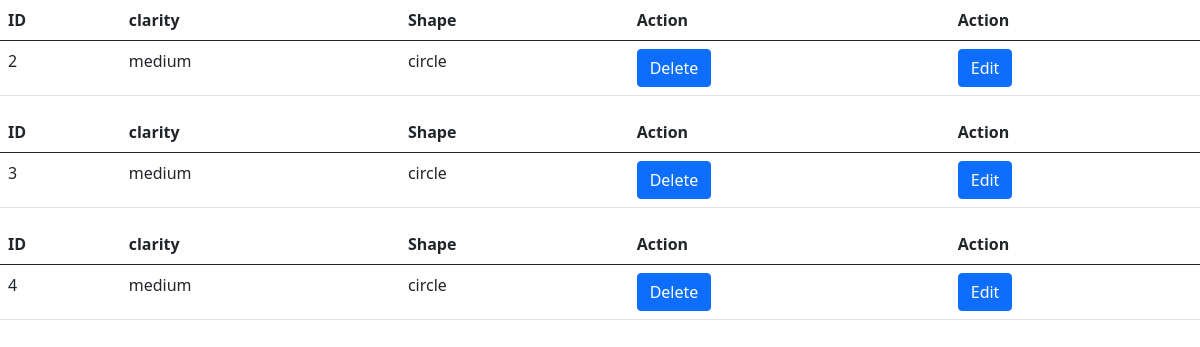
Page /showd (signed in) on the earlier database version.
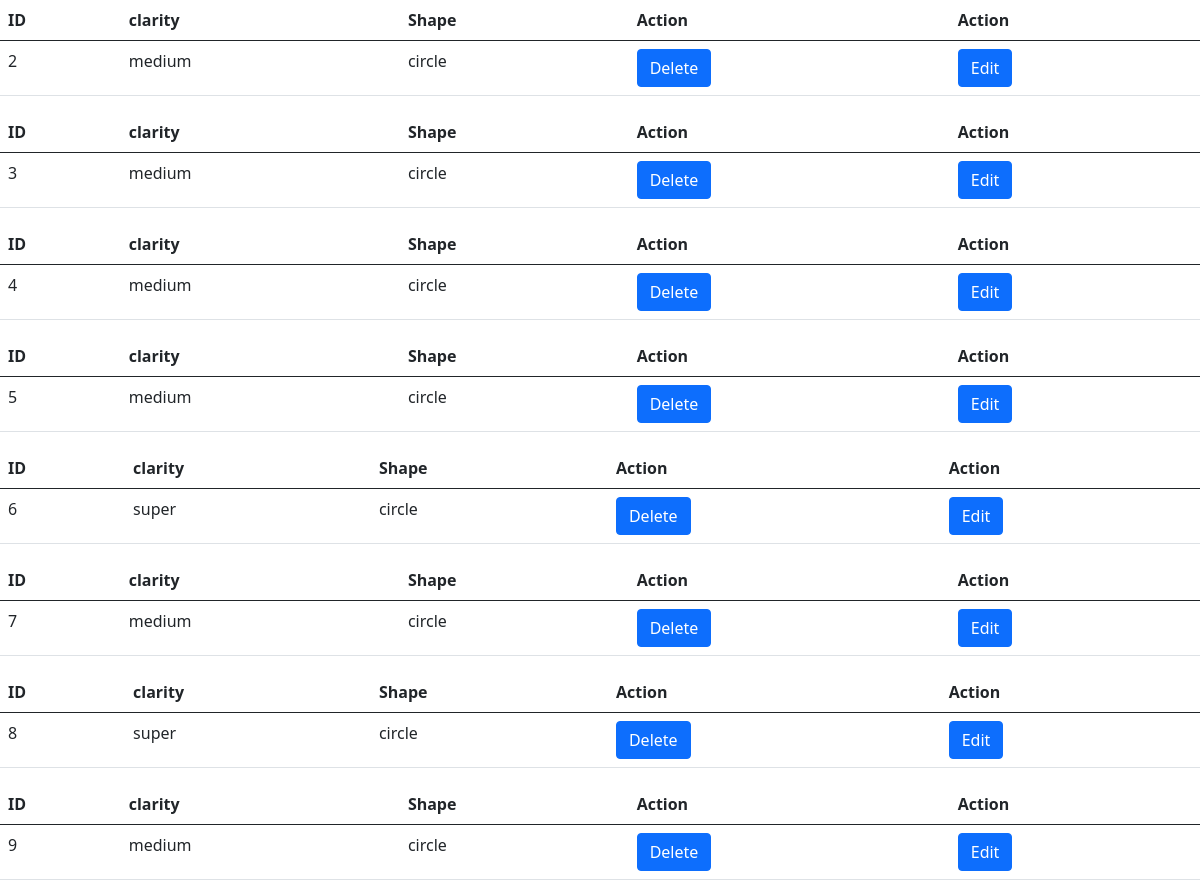
Same page on the later database version.
### firstapp/models.py (models this page shows, shortened)
class POD(models.Model):
    date = models.DateField(auto_now_add=True)
    company_name = models.ForeignKey('CompanyInfo', on_delete=PROTECT)
    location = models.ForeignKey('loc', on_delete=models.PROTECT, null=True)
    shape = models.ForeignKey('shape_d', on_delete=models.PROTECT, null=True)
    clarity = models.ForeignKey('clarity', on_delete=models.PROTECT)
    color_origin1 = models.ForeignKey('color_origin', on_delete=models.PROTECT)
    white_color_grade1 = models.ForeignKey(
        'white_color_grade', on_delete=models.PROTECT)
    fancy_color_intensity1 = models.ForeignKey(
        'fancy_color_intensity', on_delete=models.PROTECT)
    fancycolor_grade = models.ForeignKey(
        'fancycolor_grade', on_delete=models.PROTECT)
    cut = models.ForeignKey('cut', on_delete=models.PROTECT)
    polish = models.ForeignKey('polish', on_delete=models.PROTECT)
    symmetry = models.ForeignKey('symmetry', on_delete=models.PROTECT)
    measurements = models.IntegerField()
    depth = models.IntegerField()
    table_perc = models.IntegerField()
    fluorescence_intensity = models.ForeignKey(
        'fluorescence_intensity', on_delete=models.PROTECT)
    fluorescence_color = models.ForeignKey(
        'fluorescence_color', on_delete=models.PROTECT)
    certificate_no_d = models.CharField(max_length=30)
    certificate_d = models.ForeignKey(
        'certificate_d', on_delete=models.PROTECT)
    laser_inscription = models.BooleanField()
    PCS_d = models.IntegerField()
    weight_d = models.FloatField()
    price = models.FloatField(null=True, blank=True)
    units = models.IntegerField()
    amount_d = models.DecimalField(decimal_places=2, max_digits=9)
    DIS_Amount_d = models.DecimalField(
        decimal_places=2, max_digits=9, blank=True, null=True)
    DIS_d = models.PositiveSmallIntegerField(blank=True, null=True)
    total_val_d = models.DecimalField(
        decimal_places=2, max_digits=9, blank=True)
    purchaseapv_d = models.BooleanField(default=False)
    currency = models.ForeignKey('currencies', on_delete=models.PROTECT)
    tag_price_d = models.FloatField()
    rate_d = models.FloatField()

class clarity(models.Model):
    clarity = models.CharField(max_length=30)
    def __str__(self):
        return self.clarity

class shape_d(models.Model):
    shape = models.CharField(max_length=30)
    def __str__(self):
        return self.shape

### firstapp/views.py (the view)
# urls.py: path('showd', views.showdiamond, name="showdiamond"),
@login_required
def showdiamond(request):
    diamondobj = POD.objects.all()
    context = {
        "showdia": diamondobj,
    }
    return render(request, "showd.html", context=context)

### firstapp/templates/showd.html (shortened to what this page needs)
<!DOCTYPE html>
<html lang="en">
<head>
  <link href="https://cdn.jsdelivr.net/npm/bootstrap@5.0.2/dist/css/bootstrap.min.css" rel="stylesheet"
>
</head>
<body>
  {% for obj in showdia %}
  <table class="table">
    <thead class="thead-dark">
      <tr>
        <th scope="col">ID</th>
        <th scope="col">clarity</th>
        <th scope="col">Shape</th>
        <th scope="col">Action</th>
        <th scope="col">Action</th>
      </tr>
    </thead>
    <tbody>
      <tr class="something">
        <td>{{obj.id}}</td>
        <td>{{obj.clarity}}</td>
        <td>{{obj.shape}}</td>
        <td><a class="btn btn-primary" href="{% url 'deleteid_d' idno=obj.id %}" >Delete</a></td>
        <td><a class="btn btn-primary" href="{% url 'update_d' dk=obj.id %}">Edit</a></td>
      </tr>
      </tbody>
  </table>
  {%endfor%}
</body>
</html>

Differences in the rows shown:
added POD: id "5", clarity "medium", shape "circle"
added POD: id "6", clarity "super", shape "circle"
added POD: id "7", clarity "medium", shape "circle"
added POD: id "8", clarity "super", shape "circle"
added POD: id "9", clarity "medium", shape "circle"
